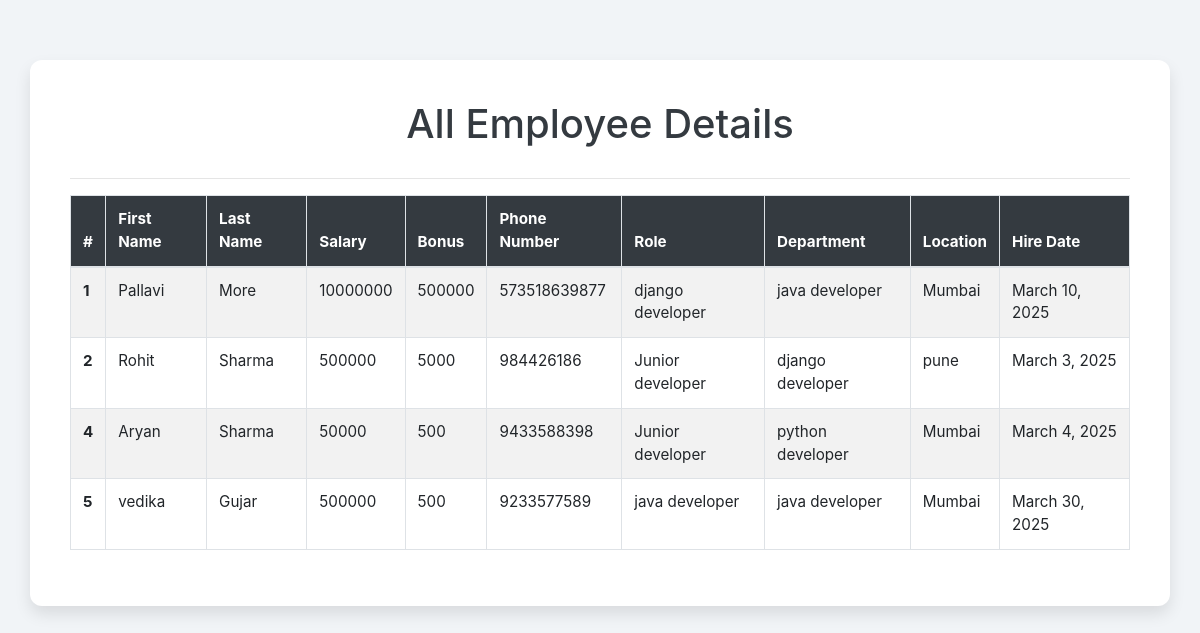
The page /all_emp on the database as committed earlier.
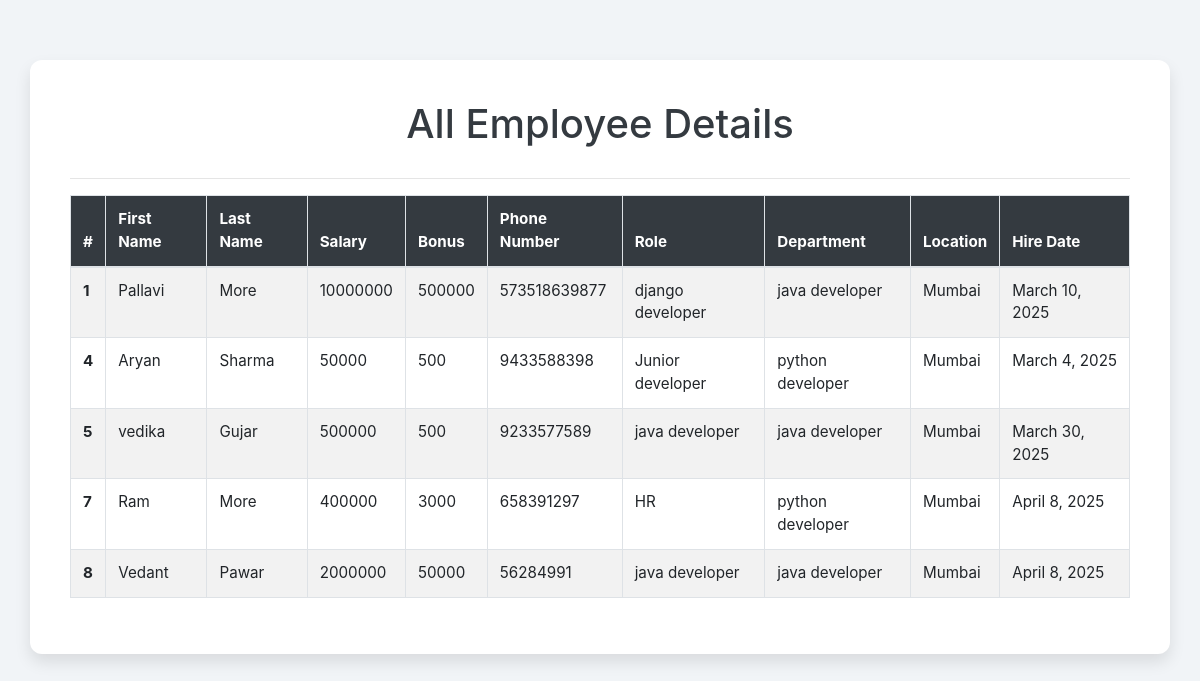
The same page on the database as committed later.
### emp_app/models.py (models this page shows, shortened)
class Employee(models.Model):
    first_name = models.CharField(max_length=100, null=False)
    last_name = models.CharField(max_length=100)
    dept = models.ForeignKey(Department, on_delete=models.CASCADE)
    salary = models.IntegerField(default=0)
    bonus = models.IntegerField(default=0)
    role = models.ForeignKey(Role, on_delete=models.CASCADE)
    phone = models.IntegerField(default=0)
    hire_date = models.DateField()
    def __str__(self):
        return "%s %s %s" %(self.first_name, self.last_name, self.phone,)

class Role(models.Model):
    name = models.CharField(max_length=100, null=False)

class Department(models.Model):
    name = models.CharField(max_length=100, null=False)
    location = models.CharField(max_length=100)

### emp_app/views.py (the view)
# urls.py: path('all_emp',views.all_emp, name = 'all_emp'),
def all_emp(request):
    emps = Employee.objects.all()
    context = {
        'emps' : emps
    }
    print(context)
    return render(request, 'view_all_emp.html', context)

### emp_app/templates/view_all_emp.html (shortened to what this page needs)
<!DOCTYPE html>
<html lang="en">
  <head>
    <link
      rel="stylesheet"
      href="https://cdn.jsdelivr.net/npm/bootstrap@4.3.1/dist/css/bootstrap.min.css"
    />
  </head>
  <body>
    <div class="container table-container">
      <h1>All Employee Details</h1>
      <hr />
      <div class="table-responsive">
        <table class="table table-bordered table-hover table-striped">
          <thead class="text-white">
            <tr>
              <th>#</th>
              <th>First Name</th>
              <th>Last Name</th>
              <th>Salary</th>
              <th>Bonus</th>
              <th>Phone Number</th>
              <th>Role</th>
              <th>Department</th>
              <th>Location</th>
              <th>Hire Date</th>
            </tr>
          </thead>
          <tbody>
            {% for emp in emps %}
              <tr>
                <th scope="row">{{ emp.id }}</th>
                <td>{{ emp.first_name }}</td>
                <td>{{ emp.last_name }}</td>
                <td>{{ emp.salary }}</td>
                <td>{{ emp.bonus }}</td>
                <td>{{ emp.phone }}</td>
                <td>{{ emp.role.name }}</td>
                <td>{{ emp.dept.name }}</td>
                <td>{{ emp.dept.location }}</td>
                <td>{{ emp.hire_date }}</td>
              </tr>
            {% endfor %}
          </tbody>
        </table>
      </div>
    </div>
  </body>
</html>

### emp_app/templates/view_all_emp.html (style rules this page uses)
body { background-color: #f1f4f7; }
.table-container { margin-top: 60px; padding: 40px; background-color: white; border-radius: 12px; box-shadow: 0 8px 16px rgba(0, 0, 0, 0.1); }
h1 { text-align: center; margin-bottom: 30px; color: #343a40; }
table { font-size: 0.95rem; }
thead { background-color: #343a40; }

Rows that differ between the two databases and show on the page:
removed Employee: id "2", first_name "Rohit", last_name "Sharma", salary "500000", bonus "5000", phone "984426186", role.name "Junior developer", dept.name "django developer", dept.location "pune", hire_date "March 3, 2025"
added Employee: id "7", first_name "Ram", last_name "More", salary "400000", bonus "3000", phone "658391297", role.name "HR", dept.name "python developer", dept.location "Mumbai", hire_date "April 8, 2025"
added Employee: id "8", first_name "Vedant", last_name "Pawar", salary "2000000", bonus "50000", phone "56284991", role.name "java developer", dept.name "java developer", dept.location "Mumbai", hire_date "April 8, 2025"
